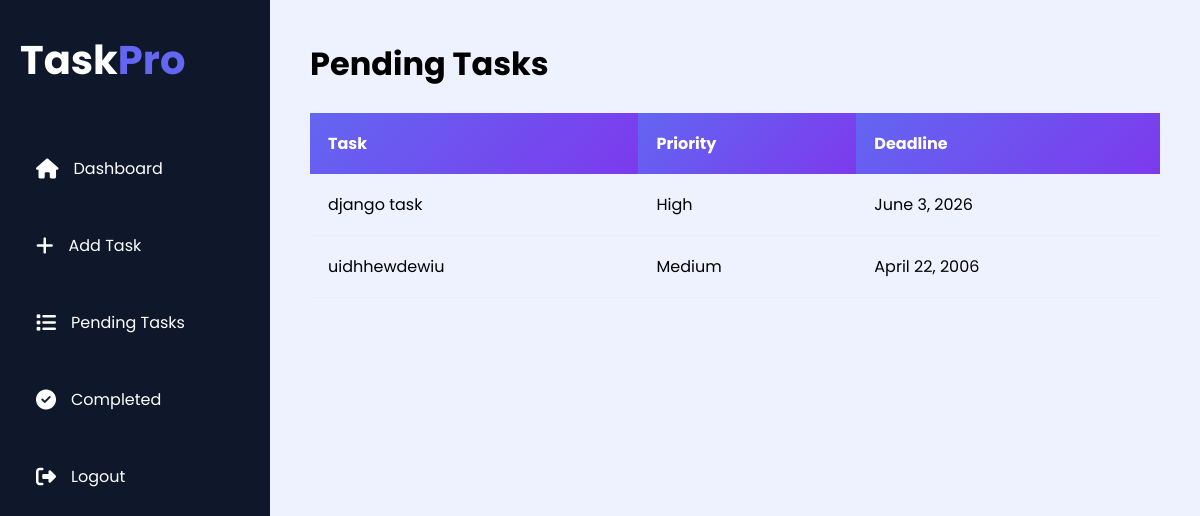
The page /pending/ (signed in) on the database its author committed.
### tasks/models.py (models this page shows, shortened)
class Task(models.Model):
    STATUS_CHOICES = (
        ('Pending', 'Pending'),
        ('Completed', 'Completed'),
    )
    PRIORITY_CHOICES = (
        ('Low', 'Low'),
        ('Medium', 'Medium'),
        ('High', 'High'),
    )
    user = models.ForeignKey(
        User,
        on_delete=models.CASCADE
    )
    title = models.CharField(
        max_length=200
    )
    priority = models.CharField(
        max_length=20,
        choices=PRIORITY_CHOICES,
        default='Medium'
    )
    deadline = models.DateField()
    status = models.CharField(
        max_length=20,
        choices=STATUS_CHOICES,
        default='Pending'
    )
    created_at = models.DateTimeField(
        auto_now_add=True
    )

### tasks/views.py (the view)
def pending_tasks(request):
    if not request.user.is_authenticated:
        return redirect('login')
    tasks = Task.objects.filter(
        user=request.user,
        status='Pending'
    ).order_by('-id')
    return render(
        request,
        'pending_tasks.html',
        {'tasks': tasks}
    )

### tasks/templates/pending_tasks.html
{% extends 'base.html' %}
{% block content %}
<h1>Pending Tasks</h1>
<br>
<table>
    <tr>
        <th>Task</th>
        <th>Priority</th>
        <th>Deadline</th>
    </tr>
    {% for task in tasks %}
    <tr>
        <td>{{ task.title }}</td>
        <td>{{ task.priority }}</td>
        <td>{{ task.deadline }}</td>
    </tr>
    {% endfor %}
</table>
{% endblock %}

### tasks/templates/base.html (style rules this page uses)
* { margin:0; padding:0; box-sizing:border-box; font-family:'Poppins', sans-serif; }
body { display:flex; background:#eef2ff; overflow-x:hidden; }
table { width:100%; border-collapse:collapse; }
table th { background:linear-gradient( 135deg, #6366f1, #7c3aed ); color:white; padding:18px; text-align:left; }
table td { padding:18px; border-bottom:1px solid #eee; }
table tr { transition:0.3s; }

### rows shown on the page
Task: title "django task", priority "High", deadline "June 3, 2026"
Task: title "uidhhewdewiu", priority "Medium", deadline "April 22, 2006"
